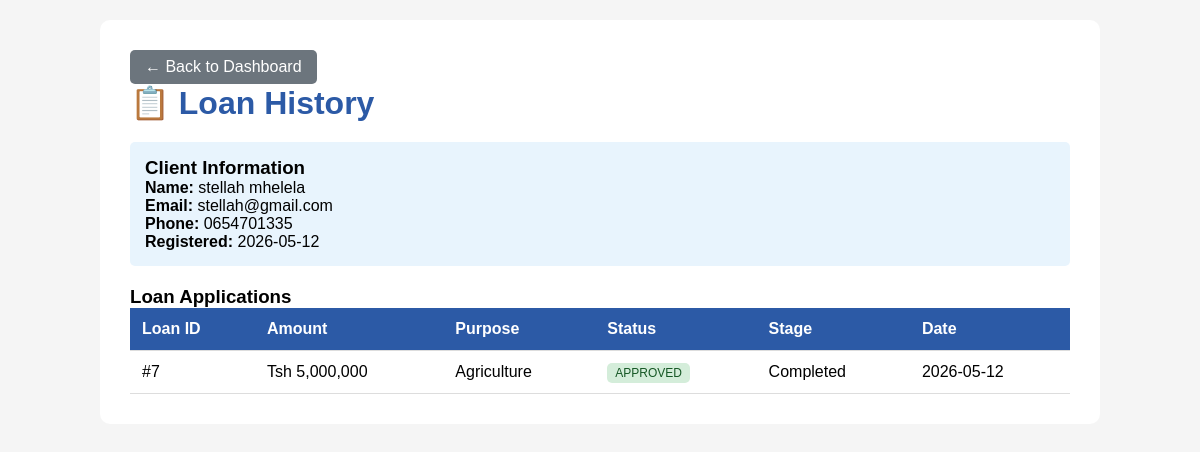
The app's page /client_loan_history/12 (signed in) with its own data.
### app_complete.py (models this page shows, shortened)
class User(db.Model):
    __tablename__ = 'users'
    id = db.Column(db.Integer, primary_key=True)
    username = db.Column(db.String(100), unique=True, nullable=False)
    email = db.Column(db.String(100))
    full_name = db.Column(db.String(200))
    phone = db.Column(db.String(20))
    password = db.Column(db.String(200), nullable=False)
    role = db.Column(db.String(50), default='client')
    created_at = db.Column(db.DateTime, default=datetime.utcnow)

class Loan(db.Model):
    __tablename__ = 'loans'
    id = db.Column(db.Integer, primary_key=True)
    client_id = db.Column(db.Integer, db.ForeignKey('users.id'), nullable=False)
    amount = db.Column(db.Float, nullable=False)
    purpose = db.Column(db.String(200))
    status = db.Column(db.String(50), default='pending')
    current_stage = db.Column(db.String(50), default='loan_officer')
    term_months = db.Column(db.Integer, default=12)
    monthly_payment = db.Column(db.Float)
    created_at = db.Column(db.DateTime, default=datetime.utcnow)
    updated_at = db.Column(db.DateTime, default=datetime.utcnow, onupdate=datetime.utcnow)
    client = db.relationship('User', foreign_keys=[client_id], backref='loans')

### app_complete.py (the view)
@app.route('/client_loan_history/<int:client_id>')
def client_loan_history(client_id):
    if 'user_id' not in session:
        return render_template("front_page.html")
    user = db.session.get(User, session['user_id'])
    if user.role not in ['general_director', 'admin'] and user.id != client_id:
        flash('Access denied!', 'danger')
        return redirect(url_for('dashboard'))
    client = User.query.get_or_404(client_id)
    loans = Loan.query.filter_by(client_id=client_id).order_by(Loan.created_at.desc()).all()
    return render_template('client_loan_history.html', client=client, loans=loans, viewer=user)

### app_complete.py (called while the page is built)
@app.template_filter('format_currency')
def format_currency(value):
    try:
        if value is None:
            return "Tsh 0"
        formatted = f"{value:,.2f}" if isinstance(value, float) and value % 1 != 0 else f"{int(value):,}"
        return f"Tsh {formatted}"
    except (ValueError, TypeError):
        return "Tsh 0"

### templates/client_loan_history.html (shortened to what this page needs)
<!DOCTYPE html>
<html>
<head>
</head>
<body>
    <div class="container">
        <a href="/staff_dashboard" class="btn-back">← Back to Dashboard</a>
        <h1>📋 Loan History</h1>
        <div class="client-info">
            <h3>Client Information</h3>
            <p><strong>Name:</strong> {{ client.full_name or client.username }}</p>
            <p><strong>Email:</strong> {{ client.email or 'N/A' }}</p>
            <p><strong>Phone:</strong> {{ client.phone or 'N/A' }}</p>
            <p><strong>Registered:</strong> {{ client.created_at.strftime('%Y-%m-%d') if client.created_at else 'N/A' }}</p>
        </div>
        <h3>Loan Applications</h3>
        <table>
            <thead>
                <tr><th>Loan ID</th><th>Amount</th><th>Purpose</th><th>Status</th><th>Stage</th><th>Date</th></tr>
            </thead>
            <tbody>
                {% for loan in loans %}
                <tr>
                    <td>#{{ loan.id }}</td>
                    <td>{{ loan.amount|format_currency }}</td>
                    <td>{{ loan.purpose }}</td>
                    <td><span class="badge badge-{{ loan.status }}">{{ loan.status|upper }}</span></td>
                    <td>{{ loan.current_stage|replace('_', ' ')|title }}</td>
                    <td>{{ loan.created_at.strftime('%Y-%m-%d') }}</td>
                </tr>
                {% endfor %}
            </tbody>
        </table>
    </div>
</body>
</html>

### templates/client_loan_history.html (style rules this page uses)
* { margin:0;padding:0;box-sizing:border-box }
body { font-family:Arial;background:#f5f5f5;padding:20px }
.container { max-width:1000px;margin:0 auto;background:white;padding:30px;border-radius:10px }
h1 { color:#2c5aa6 }
.client-info { background:#e8f4fd;padding:15px;border-radius:5px;margin:20px 0 }
table { width:100%;border-collapse:collapse }
th,td { padding:12px;text-align:left;border-bottom:1px solid #ddd }
th { background:#2c5aa6;color:white }
.badge { padding:3px 8px;border-radius:5px;font-size:12px }
.badge-approved { background:#d4edda;color:#155724 }
.btn-back { background:#6c757d;color:white;padding:8px 15px;text-decoration:none;border-radius:5px;display:inline-block }

### records on screen
User: full_name "stellah mhelela", email "stellah@gmail.com", phone "0654701335", created_at "2026-05-12"
Loan: id "7", amount "Tsh 5,000,000", purpose "Agriculture", status "APPROVED", current_stage "Completed", created_at "2026-05-12"
